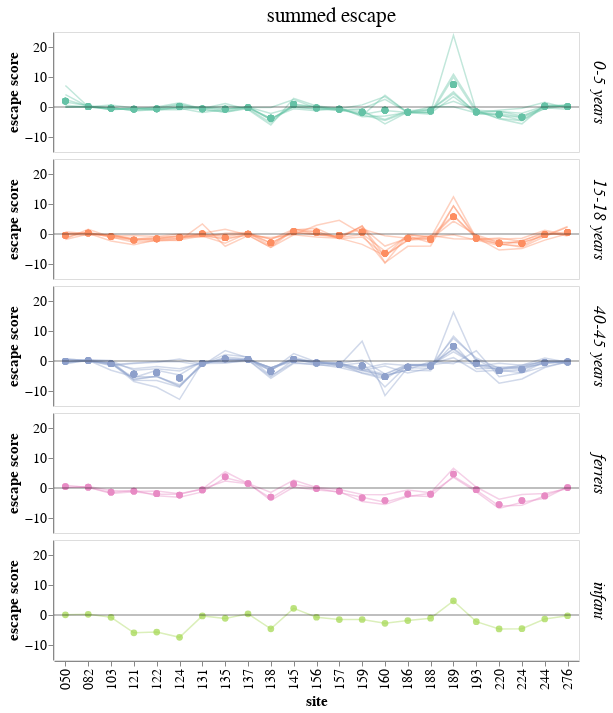

The notebook cell this image was saved under:
### Code cell
faceted_line_scatter_overlay

### Figure 1 — Vega-Lite specification as saved in the notebook (floating-point values rounded to 4 significant figures; data arrays with more than 128 entries replaced by an {"elided": "..."} marker saying what was removed)
{"config": {"view": {"continuousWidth": 300, "continuousHeight": 300}, "axis": {"grid": false, "labelFontSize": 14, "titleFontSize": 15}}, "data": {"name": "data-1f1ba46ac77db097f06806fd48ae8611"}, "facet": {"field": "age_group", "header": {"labelFontSize": 17, "labelFontStyle": "italic", "labelOrient": "right", "titleFontSize": 21, "titleFontWeight": "normal", "titlePadding": 5}, "title": "summed escape", "type": "nominal"}, "spec": {"layer": [{"mark": {"type": "line", "opacity": 0.4, "size": 1.5}, "encoding": {"color": {"field": "age_group", "legend": null, "scale": {"scheme": "set2"}, "type": "nominal"}, "detail": {"field": "serum", "type": "nominal"}, "tooltip": [{"field": "serum", "type": "nominal"}, {"field": "site", "type": "nominal"}, {"field": "escape_mean", "type": "quantitative"}], "x": {"field": "site", "title": "site", "type": "nominal"}, "y": {"field": "escape_mean", "title": "escape score", "type": "quantitative"}}}, {"mark": {"type": "circle", "opacity": 0.75, "size": 45}, "encoding": {"color": {"field": "age_group", "legend": null, "scale": {"scheme": "set2"}, "type": "nominal"}, "tooltip": [{"field": "site", "type": "nominal"}, {"field": "escape_mean", "type": "quantitative"}], "x": {"field": "site", "title": "site", "type": "nominal"}, "y": {"field": "mean_escape_mean", "type": "quantitative"}}}, {"data": {"name": "data-06fd9f850666401b4599de5588b60692"}, "mark": {"type": "rule", "opacity": 0.5}, "encoding": {"y": {"field": "y", "type": "quantitative"}}}], "height": 120, "width": 525}, "columns": 1, "spacing": 5, "$schema": "https://vega.github.io/schema/vega-lite/v5.8.0.json", "datasets": {"data-1f1ba46ac77db097f06806fd48ae8611": {"elided": "690 records"}, "data-06fd9f850666401b4599de5588b60692": [{"y": 0}]}}
